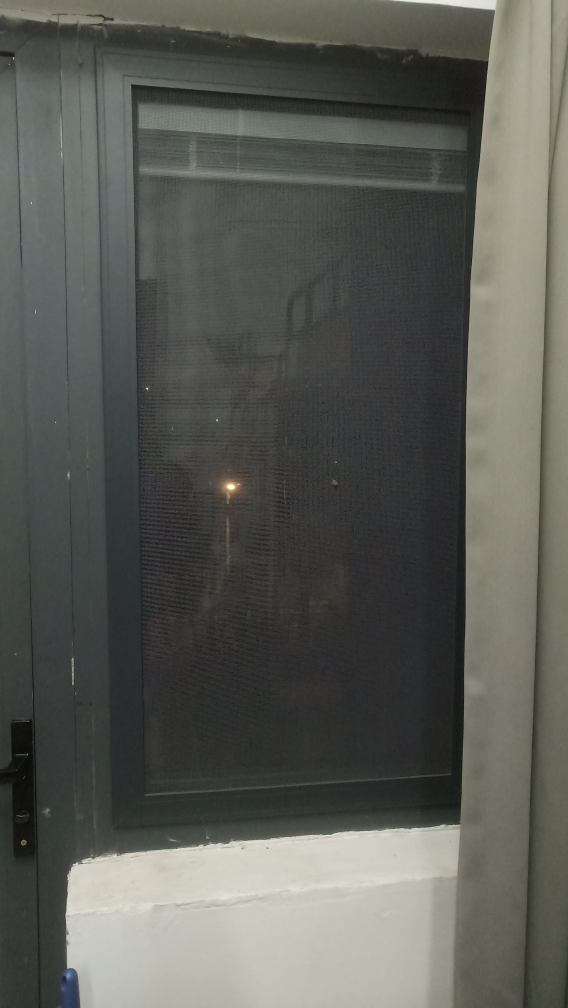
#> input picture imgs/stitch/3.jpg, 2272 x 4032 px (shown at 1/4 size)
$ jupyter execute stitch.ipynb
#> lines starting #> are read from the running program, lines starting #| are printed output that depends on the picture
# SIFT图像拼接

[cell 1]
import cv2
import numpy as np
from matplotlib import pyplot as plt

[cell 2]
img_list = ['imgs/stitch/3.jpg', 'imgs/stitch/2.jpg', 'imgs/stitch/1.jpg']

[cell 3]
def cvshow(img, window_name='img'):
    cv2.imshow(window_name, img)
    cv2.waitKey(0)
    cv2.destroyAllWindows()

def readAndProcess(img_path):
#> called with img_path = 'imgs/stitch/3.jpg'
    img = cv2.imread(img_path)
#> img is the input picture: shape (4032, 2272, 3); mean B, G, R 85.8, 91.8, 90.3
    # 手机拍摄的分辨率很高, 需要降低一部分
    img = cv2.resize(img, (img.shape[1]//8, img.shape[0]//8))
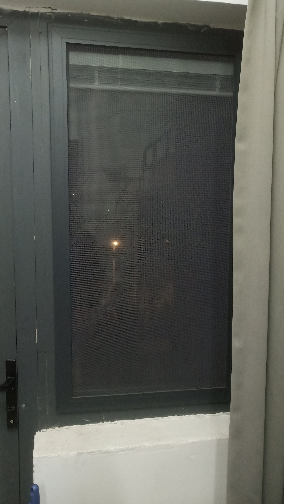
#> img: shape (504, 284, 3); mean B, G, R 86, 92, 90.5
    return img

imgs = [readAndProcess(path) for path in img_list]
#> call 2 of readAndProcess, with img_path = 'imgs/stitch/2.jpg'
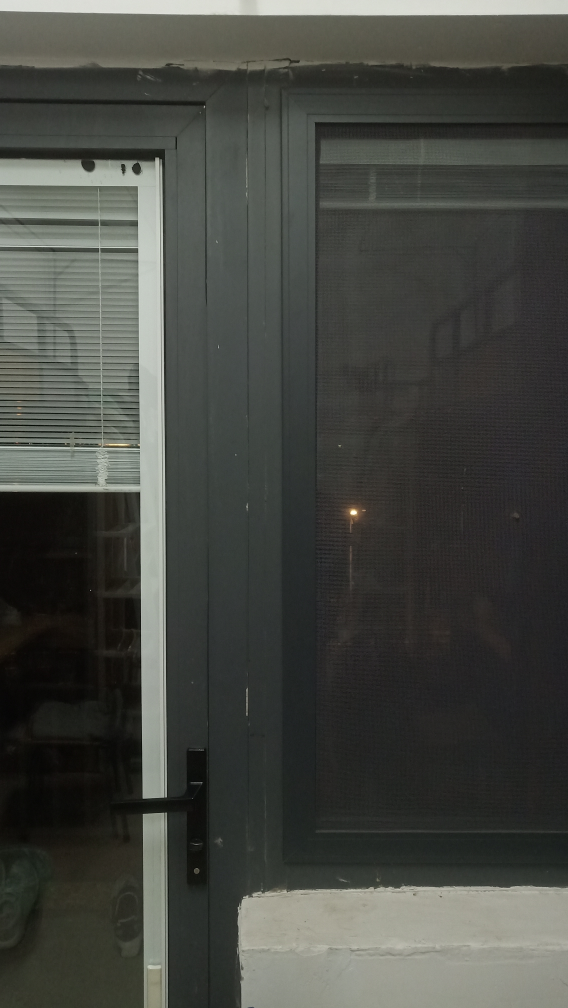
#> input picture imgs/stitch/2.jpg, 2272 x 4032 px (shown at 1/4 size)
#> in readAndProcess, img is the input picture: shape (4032, 2272, 3); mean B, G, R 66.4, 71.8, 69.9
#> in readAndProcess (call 2), `img = cv2.resize(img, (img.shape[1]//8, img.shape[0]//8))`:
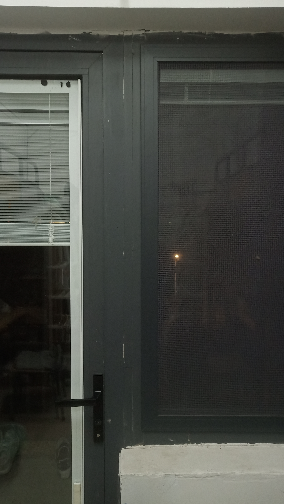
#> img: shape (504, 284, 3); mean B, G, R 66.6, 72, 70.1
#> call 3 of readAndProcess, with img_path = 'imgs/stitch/1.jpg'
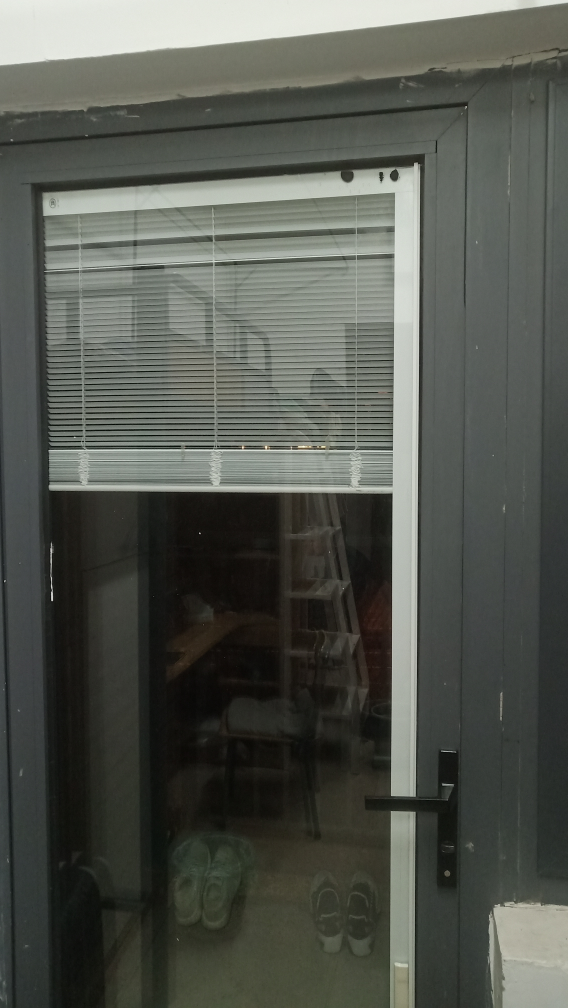
#> input picture imgs/stitch/1.jpg, 2272 x 4032 px (shown at 1/4 size)
#> in readAndProcess, img is the input picture: shape (4032, 2272, 3); mean B, G, R 79.8, 87, 83.8
#> in readAndProcess (call 3), `img = cv2.resize(img, (img.shape[1]//8, img.shape[0]//8))`:
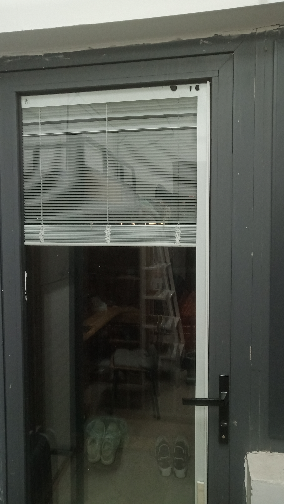
#> img: shape (504, 284, 3); mean B, G, R 80, 87.2, 84
#> imgs = 3 items

[cell 4]
# 拼接两幅图
def stitch(img1, img2):
    gray1 = cv2.cvtColor(img1, cv2.COLOR_BGR2GRAY)
    gray2 = cv2.cvtColor(img2, cv2.COLOR_BGR2GRAY)

    # 直方图均衡
    clahe = cv2.createCLAHE(clipLimit=2.0, tileGridSize=(8,8))
    gray1 = clahe.apply(gray1)
    gray2 = clahe.apply(gray2)
    # cvshow(gray1)

    sift = cv2.SIFT_create()

    kp1, des1 = sift.detectAndCompute(gray1, None)
    kp2, des2 = sift.detectAndCompute(gray2, None)
    matcher = cv2.BFMatcher()
    matches = matcher.knnMatch(des1, des2, k=2)

    good_matches = []
    for m, n in matches:
        if m.distance < 0.75 * n.distance:
            good_matches.append(m)

    match_img = cv2.drawMatches(img1, kp1, img2, kp2, good_matches, None, flags=cv2.DrawMatchesFlags_NOT_DRAW_SINGLE_POINTS)
    plt.imshow(match_img)
    plt.show()
    src_pts = np.float32([kp1[m.queryIdx].pt for m in good_matches]).reshape(-1, 1, 2)
    dst_pts = np.float32([kp2[m.trainIdx].pt for m in good_matches]).reshape(-1, 1, 2)
    H, mask = cv2.findHomography(src_pts, dst_pts, cv2.RANSAC, 5.0)

    result = cv2.warpPerspective(img1, H, (img1.shape[1] + img2.shape[1], img1.shape[0]))
    # 防止边界溢出, 加一些边框
    disVertical = abs(img2.shape[0] - result.shape[0])
    disHorizontal = abs(img2.shape[1] - result.shape[1])
    result = cv2.copyMakeBorder(result, disVertical, disVertical, 0, disHorizontal, cv2.BORDER_CONSTANT, None, [0,0,0])

    result[0:img2.shape[0], 0:img2.shape[1]] = img2

    return result

[cell 5]
for idx, img in enumerate(imgs):
    if idx == 0:
        base_img = img
        continue
    res = stitch(base_img, img)
    # 去除黑色无效区域
    nonz = np.nonzero(res)
    base_img = res[np.min(nonz[0]):np.max(nonz[0]), np.min(nonz[1]):np.max(nonz[1])]
    print("stitched", idx + 1, "images")
#> this loop made 3 passes
#> (matches in stitch, disVertical in stitch, disHorizontal in stitch) on passes 2 to 3: (228 matches, 0, 284), (433 matches, 1, 395)
#| stitched 2 images
#| stitched 3 images
#> pass 2, in stitch, `gray1 = clahe.apply(gray1)`:
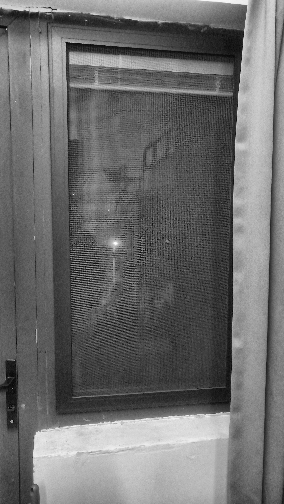
#> gray1: shape (504, 284); min 1, max 254, mean 109
#> pass 2, in stitch, `gray2 = clahe.apply(gray2)`:
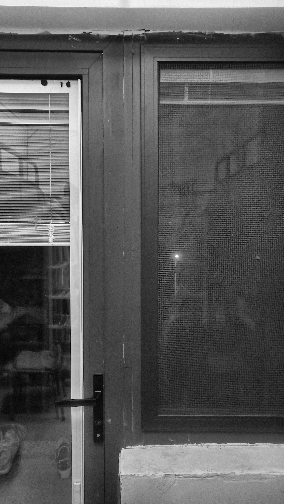
#> gray2: shape (504, 284); min 1, max 254, mean 88.9
#> pass 2, in stitch, `plt.show()`:
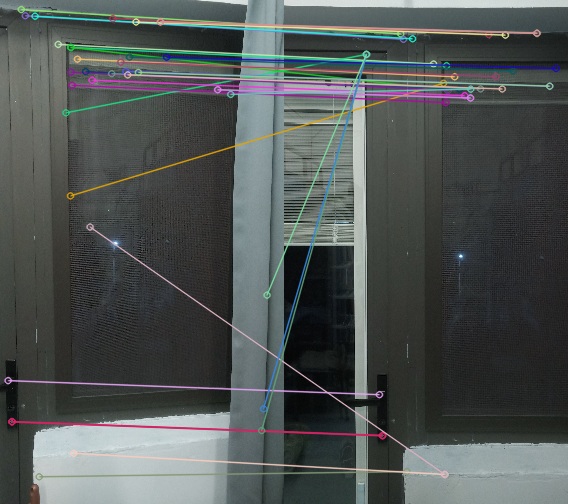
#> shown: shape (504, 568, 3); mean R, G, B 79.8, 84.9, 83.7
#> after the loop:
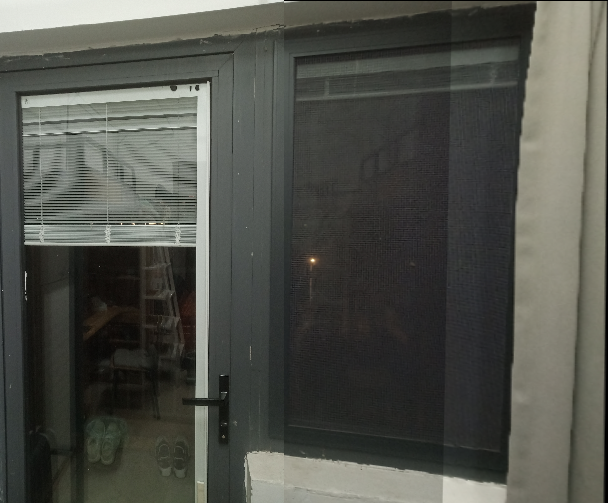
#> base_img: shape (503, 608, 3); mean B, G, R 74.8, 81.5, 80.1
#> after the loop:
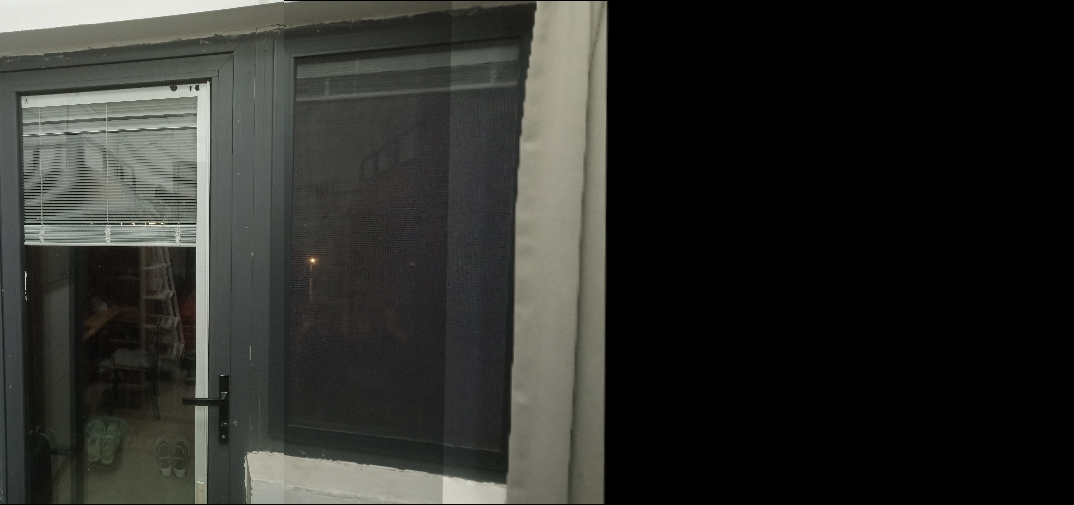
#> res: shape (505, 1074, 3); mean B, G, R 42.3, 46.1, 45.3

plt.imshow(base_img)
plt.show()
print('done')
